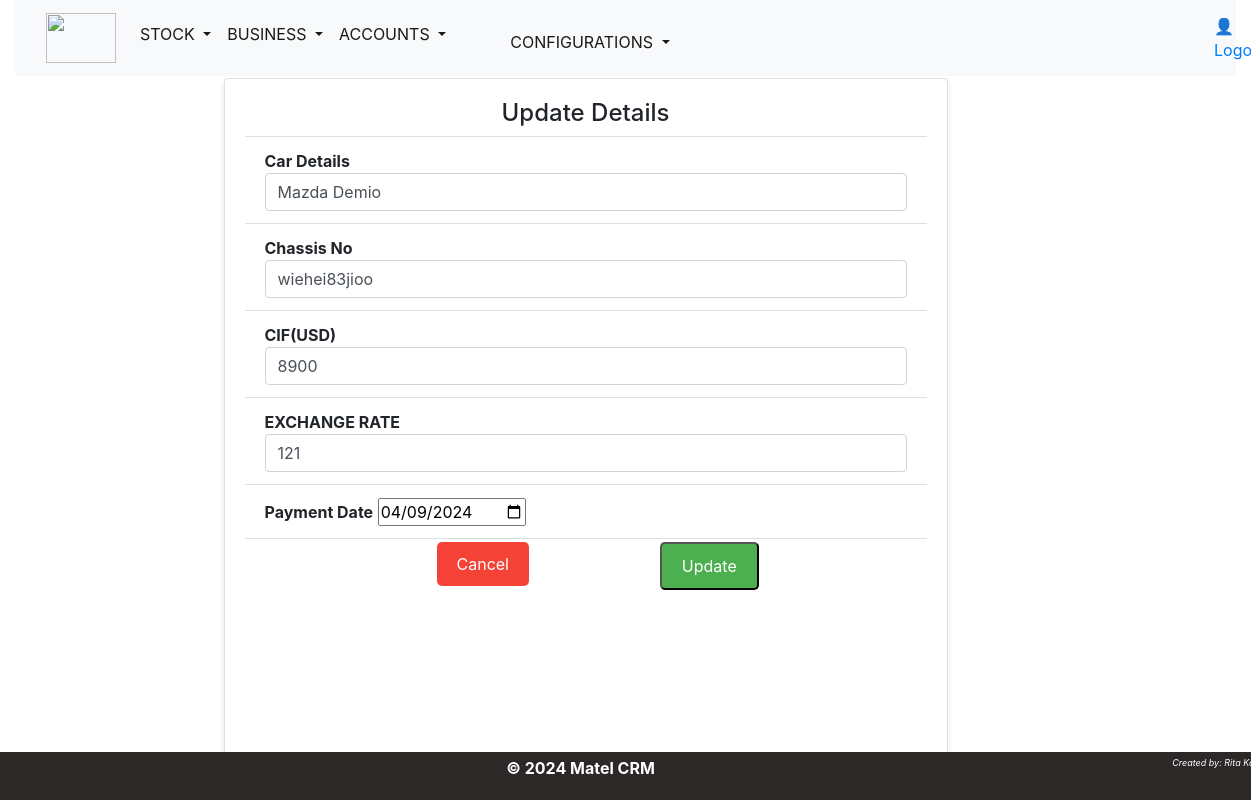
Page /updatejapanstock/2/ (signed in) on the committed database.
### inventory/models.py (models this page shows, shortened)
class CarMake(models.Model):
    name=models.CharField(max_length=50,unique=True)

class CarModel(models.Model):
    make = models.ForeignKey(CarMake, on_delete=models.CASCADE)
    name = models.CharField(max_length=50)
    class Meta:
        unique_together = ['make', 'name',]
    def __str__(self):
        return f"{self.make.name}  {self.name}"

class JapanStock(models.Model):
    name = models.ForeignKey(CarModel, on_delete=models.CASCADE)
    chassisno=models.CharField(max_length=50)
    cif = models.PositiveIntegerField(default=0)
    exchangerate = models.PositiveIntegerField(default=1)
    paymentdate=models.DateField(default=timezone.now)
    totalcost=models.PositiveIntegerField(default=0)

### inventory/views.py (the view)
# urls.py: path('updatejapanstock/<int:id>/', views.update_japanstock, name='updatejapanstock'),
@login_required(login_url='auth_app:login')
def update_japanstock(request,id):
    stocklist=get_object_or_404(JapanStock, id=id)
    if request.method == 'POST':
        form=UpdateJapanStockForm(request.POST, instance=stocklist)
        if form.is_valid():
            form.save()
            return redirect('inventory:japanstock')
    else:
        form=UpdateJapanStockForm(instance=stocklist)
    context={
        'form':form,
        }
    template='inventory/stock/japanstock/updatejapanstock.html'
    return render(request,template,context)

### inventory/forms.py
class UpdateJapanStockForm(forms.ModelForm):
    chassisno=forms.CharField(label='Chassis No',widget=forms.TextInput(attrs={'class': 'form-control', 'rows': 1}),required=True)
    cif=forms.CharField(label='CIF(USD)',widget=forms.TextInput(attrs={'class': 'form-control', 'rows': 1}),required=True)
    exchangerate=forms.CharField(label='Exchange Rate',widget=forms.TextInput(attrs={'class': 'form-control', 'rows': 1}),required=True)
    paymentdate=forms.DateTimeField(label='Payment Date',widget=DateInput)
    class Meta:
        model=JapanStock
        fields=('name','chassisno','cif','exchangerate','paymentdate')
        widgets = {
            'name': forms.Select(attrs={'class': 'form-control','rows': 1}),
        }

### inventory/templates/inventory/stock/japanstock/updatejapanstock.html (shortened to what this page needs)
{% extends 'base.html' %}
{% block content %}
<form method = 'POST' enctype="multipart/form-data">
    <div class="row">
       <div class="col-md-2"></div>
       <div class="col-md-8">
        <div class="card stockcard">
          <center><h4>Update Details</h4></center>
          <ul class="list-group list-group-flush">
              <li class="list-group-item" style="margin-bottom: 0.2px;"><b>Car Details</b> {{form.name}}</li>
              <li class="list-group-item" style="margin-bottom: 0.2px;"><b>Chassis No</b> {{ form.chassisno }}</li>
              <li class="list-group-item" style="margin-bottom: 0.2px;"><b>CIF(USD)</b> {{ form.cif }}</li>
              <li class="list-group-item" style="margin-bottom: 0.2px;"><b>EXCHANGE RATE</b> {{ form.exchangerate }}</li>
              <li class="list-group-item" style="margin-bottom: 0.2px;"><b>Payment Date</b> {{ form.paymentdate }}</li>
            </ul>
          <div class="row">
            <div class="col-md-5"><a class="button button-cancel"href="{% url 'inventory:japanstock' %}">Cancel</a></div>
            <div class="col-md-2"></div>
            <div class="col-md-5"><button type="submit" class="button button-add"href="{% url 'inventory:japanstock' %}">Update</button></div>
          </div>
        </div>
       </div>
       <div class="col-md-2"></div>
    </div>
  </form>
{% endblock %}

### assets/css/main.css (style rules this page uses)
body { font-family: "Helvetica", Sans-Serif; background-color: lavenderblush; color: #333; margin: 0; padding: 0; height: 80%; }
@media screen and (min-width: 901px) { body { font-size: 18px; } }

### assets/css/inventory.css (style rules this page uses)
body { margin: 0; font-family: 'Arial', sans-serif; background-image: url('/assets/images/background.jpg'); background-size: cover; background-position: fill; background-repeat: no-repeat; height: 100vh; }
.button { display: inline-block; padding: 10px 20px; font-size: 16px; text-align: center; text-decoration: none; cursor: pointer; border-radius: 5px; transition: background-color 0.3s; margin-top: 3px; }
.button-add { background-color: #4CAF50; color: white; }
.button-cancel { background-color: #f44336; color: white; margin-left: 12em; }
.card { margin-top: 20px; background-color: #f8f9fa; padding: 20px; border-radius: 5px; box-shadow: 0 4px 6px rgba(0, 0, 0, 0.1); height: calc(80vh - 50px); overflow-y: auto; }
.stockcard { margin-top: 2px; background-color: rgb(177, 175, 175); margin-right: 5rem; height: 90vh; }

### rows in the picture
CarMake: name "Mazda Demio"
JapanStock: chassisno "wiehei83jioo", cif "8900", exchangerate "121", paymentdate "04/09/2024"
